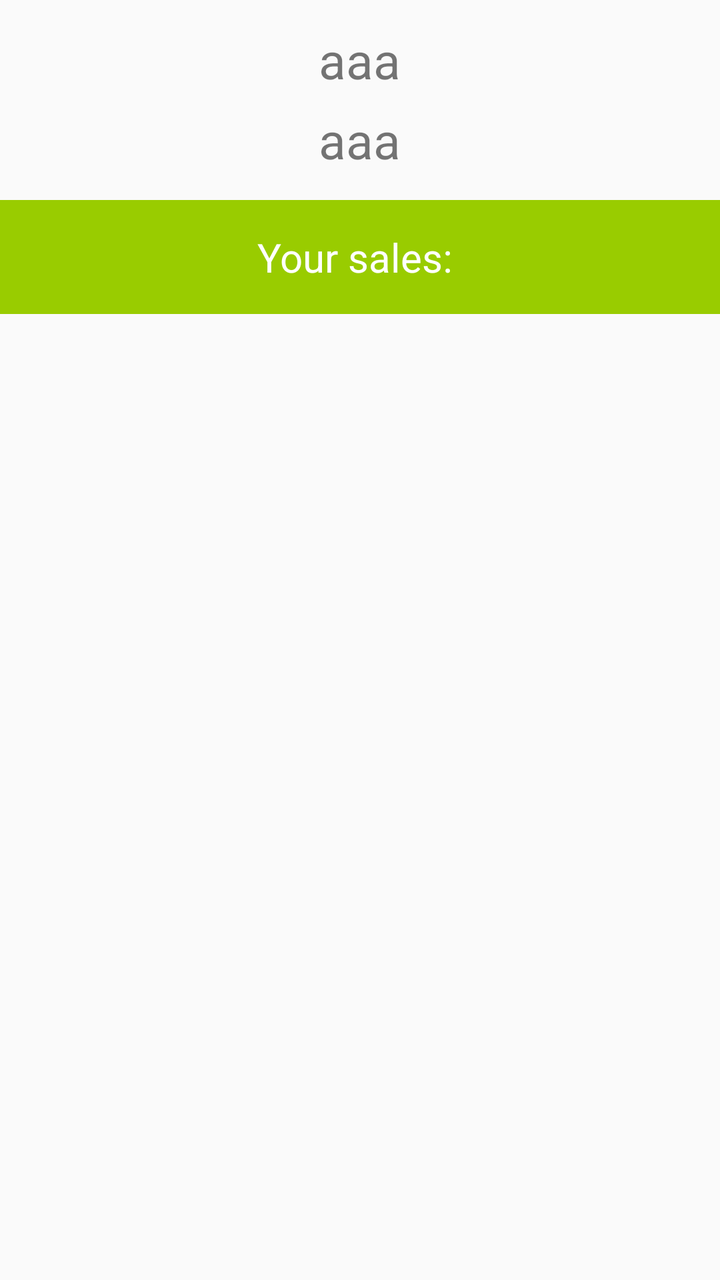
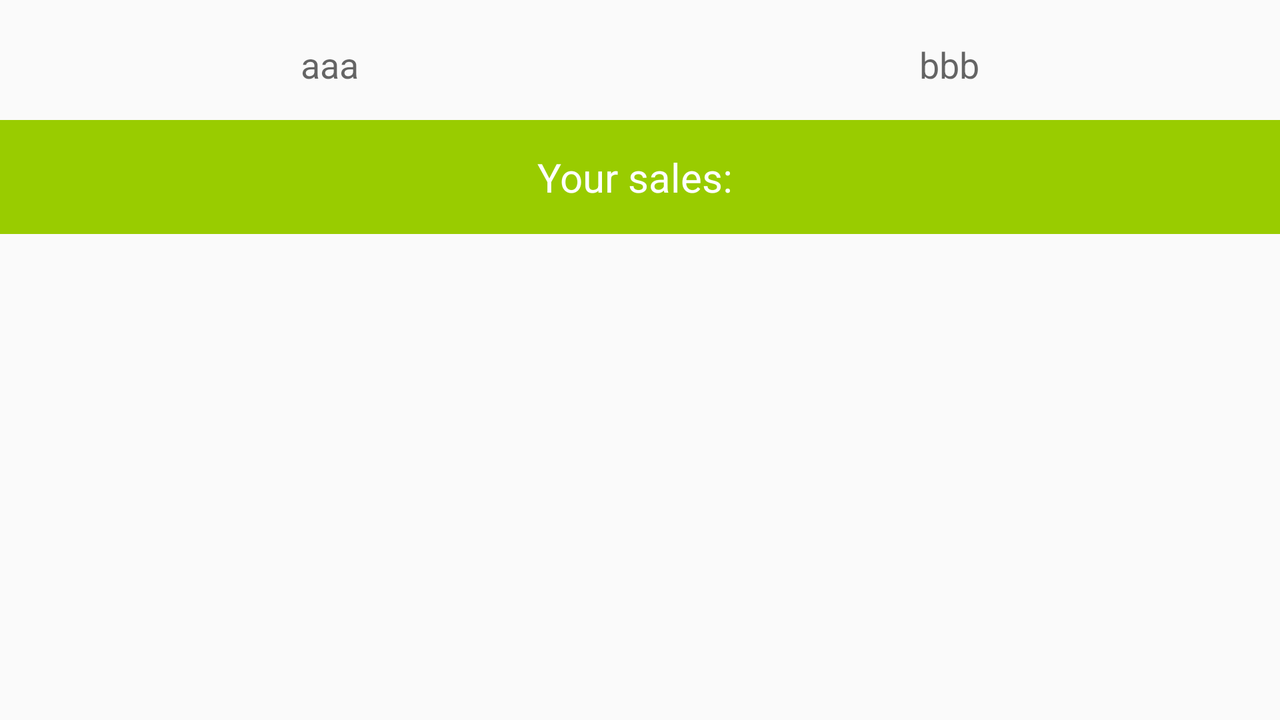

Compare how this app lays out the same screen by default and in its alternative resource folder. The renders come first, then the two layout files and the values they reference.
<!-- AndroidManifest.xml: application theme AppTheme -->
<!-- res/layout/activity_summary.xml -->
<?xml version="1.0" encoding="utf-8"?>
<LinearLayout xmlns:android="http://schemas.android.com/apk/res/android"
    xmlns:tools="http://schemas.android.com/tools"
    android:layout_width="match_parent"
    android:layout_height="match_parent"
    android:orientation="vertical"
    tools:context="com.example.android.inventory.SummaryActivity">

    <LinearLayout
        android:layout_width="match_parent"
        android:layout_height="100dp"
        android:padding="10dp"
        android:orientation="vertical">
    <TextView
        android:id="@+id/summary_profit_text"
        android:layout_width="wrap_content"
        android:layout_height="wrap_content"
        android:layout_weight="1"
        android:layout_gravity="center"
        android:gravity="center"
        android:textSize="25sp"
        android:text="aaa"/>
    <TextView
        android:id="@+id/summary_sale_text"
        android:layout_width="wrap_content"
        android:layout_height="wrap_content"
        android:layout_weight="1"
        android:layout_gravity="center"
        android:gravity="center"
        android:textSize="25sp"
        android:text="aaa"/>
    </LinearLayout>

    <TextView
        android:layout_width="match_parent"
        android:layout_height="wrap_content"
        android:textSize="20sp"
        android:gravity="center"
        android:text="Your sales: "
        android:background="@android:color/holo_green_light"
        android:textColor="@android:color/white"
        android:padding="15dp"/>
    <LinearLayout
        android:layout_width="match_parent"
        android:layout_height="match_parent"
        android:orientation="horizontal">
    <ListView
        android:id="@+id/sale_item_listView"
        android:layout_width="match_parent"
        android:layout_height="wrap_content"/>

    <TextView
        android:id="@+id/sale_emptyView"
        android:layout_width="wrap_content"
        android:layout_height="wrap_content"
        android:layout_gravity="center"
        android:text="There was no sale"/>

    </LinearLayout>


</LinearLayout>
<!-- resources referenced by this layout -->
<resources>
  <style name="AppTheme" parent="Theme.AppCompat.Light.DarkActionBar">
          
          <item name="colorPrimary">@color/colorPrimary</item>
          <item name="colorPrimaryDark">@color/colorPrimaryDark</item>
          <item name="colorAccent">@color/colorAccent</item>
      </style>
</resources>
<!-- res/layout-land/activity_summary.xml (the repository's variant of the layout above) -->
<!-- drawn on the phone turned sideways -->
<?xml version="1.0" encoding="utf-8"?>
<LinearLayout xmlns:android="http://schemas.android.com/apk/res/android"
    xmlns:tools="http://schemas.android.com/tools"
    android:layout_width="match_parent"
    android:layout_height="match_parent"
    android:orientation="vertical"
    tools:context="com.example.android.inventory.SummaryActivity">

    <LinearLayout
        android:layout_width="match_parent"
        android:layout_height="60dp"
        android:padding="10dp"
        android:orientation="horizontal">

    <TextView
        android:id="@+id/summary_profit_text"
        android:layout_width="wrap_content"
        android:layout_height="wrap_content"
        android:layout_weight="1"
        android:layout_gravity="center"
        android:gravity="center"
        android:layout_margin="10dp"
        android:textAppearance="?android:textAppearanceMedium"
        android:text="aaa"/>
    <TextView
        android:id="@+id/summary_sale_text"
        android:layout_width="wrap_content"
        android:layout_height="wrap_content"
        android:layout_weight="1"
        android:layout_gravity="center"
        android:gravity="center"
        android:layout_margin="10dp"
        android:textAppearance="?android:textAppearanceMedium"
        android:text="bbb"/>
    </LinearLayout>

    <TextView
        android:layout_width="match_parent"
        android:layout_height="wrap_content"
        android:textSize="20sp"
        android:gravity="center"
        android:text="@string/your_sales"
        android:background="@android:color/holo_green_light"
        android:textColor="@android:color/white"
        android:padding="15dp"/>
    <LinearLayout
        android:layout_width="match_parent"
        android:layout_height="match_parent"
        android:orientation="horizontal">
    <ListView
        android:id="@+id/sale_item_listView"
        android:layout_width="match_parent"
        android:layout_height="wrap_content"/>

    <TextView
        android:id="@+id/sale_emptyView"
        android:layout_width="wrap_content"
        android:layout_height="wrap_content"
        android:layout_gravity="center"
        android:text="@string/there_was_no_sale"/>

    </LinearLayout>


</LinearLayout>
<!-- resources referenced by the variant -->
<!-- as the phone turned sideways resolves them -->
<resources>
  <string name="there_was_no_sale">There was no sale</string>
  <string name="your_sales">Your sales:\u0020 </string>
  <style name="AppTheme" parent="Theme.AppCompat.Light.DarkActionBar">
          
          <item name="colorPrimary">@color/colorPrimary</item>
          <item name="colorPrimaryDark">@color/colorPrimaryDark</item>
          <item name="colorAccent">@color/colorAccent</item>
      </style>
</resources>
